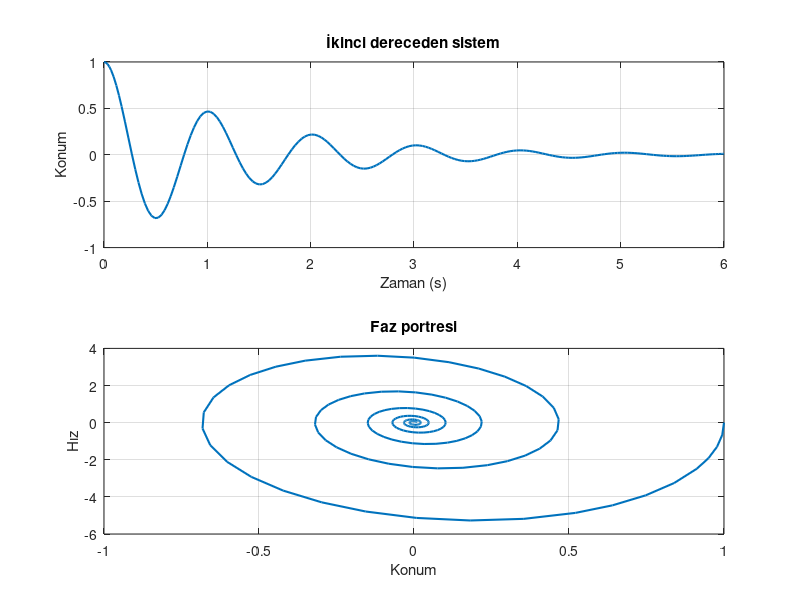

Write the MATLAB code that produced this figure.
%% Sönümlü salınım — ode45
clear; close all;
omega = 2*pi;
zeta = 0.12;
f = @(t,x) [x(2); -2*zeta*omega*x(2)-omega^2*x(1)];
[t, x] = ode45(f, [0 6], [1; 0]);
figure('Name','Sönümlü salınım');
subplot(2,1,1); plot(t,x(:,1),'LineWidth',1.5); grid on;
xlabel('Zaman (s)'); ylabel('Konum'); title('İkinci dereceden sistem');
subplot(2,1,2); plot(x(:,1),x(:,2),'LineWidth',1.5); grid on;
xlabel('Konum'); ylabel('Hız'); title('Faz portresi');
